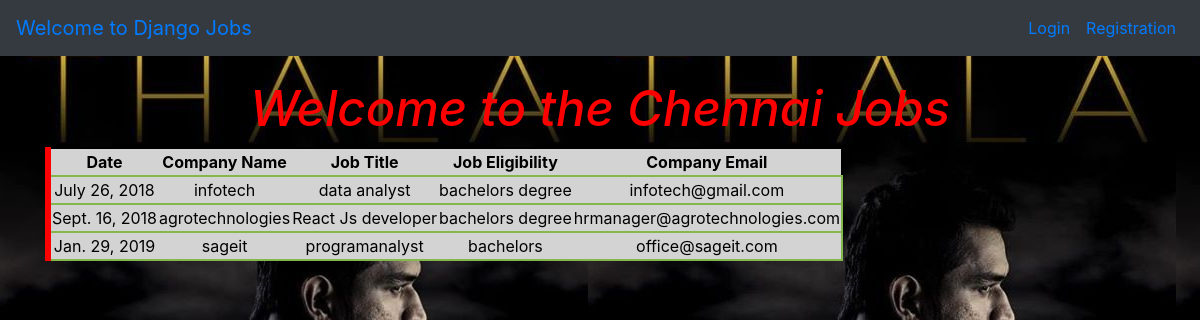
The app's page /chennaijobs/ with its own data.
### jobs_portal/models.py (models this page shows, shortened)
class Chennaijobs(models.Model):
    date = models.DateField()
    company = models.CharField(max_length=264)
    title = models.CharField(max_length=264)
    eligibility = models.CharField(max_length=264)
    email = models.EmailField(max_length=70,blank=True)

### jobs_portal/views.py (the view)
# urls.py: url(r'^chennaijobs/',views.chennai,name='chennaijobs'),
def chennai(request):
    list=Chennaijobs.objects.order_by('date')
    dict_list2={'chennaijobs':list}
    return render(request,'chennaijobs.html',context=dict_list2)

### templates/chennaijobs.html (shortened to what this page needs)
{% extends "base.html" %}
{% load staticfiles %}
{% block content %}
<head>
</head>
<br>
<h1 id="chennaih"> Welcome to the Chennai Jobs</h1>
<div class="chennaijobs">
    {% if chennaijobs %}
    <table id='hydtable'>
        <thead>
            <th>Date</th>
            <th>Company Name</th>
            <th>Job Title</th>
            <th>Job Eligibility</th>
            <th>Company Email</th>
        </thead>
         {% for i in chennaijobs %}
        <tr id="tr">
            <td>{{ i.date }}</td>
            <td>{{ i.company }}</td>
            <td>{{ i.title }}</td>
            <td>{{ i.eligibility }}</td>
            <td> {{ i.email }}</td>
        </tr>
         {% endfor %}
    </table>
</div>
{% endif %}
{% endblock %}

### records on screen
Chennaijobs: date "July 26, 2018", company "infotech", title "data analyst", eligibility "bachelors degree", email "infotech@gmail.com"
Chennaijobs: date "Sept. 16, 2018", company "agrotechnologies", title "React Js developer", eligibility "bachelors degree", email "hrmanager@agrotechnologies.com"
Chennaijobs: date "Jan. 29, 2019", company "sageit", title "programanalyst", eligibility "bachelors", email "office@sageit.com"
